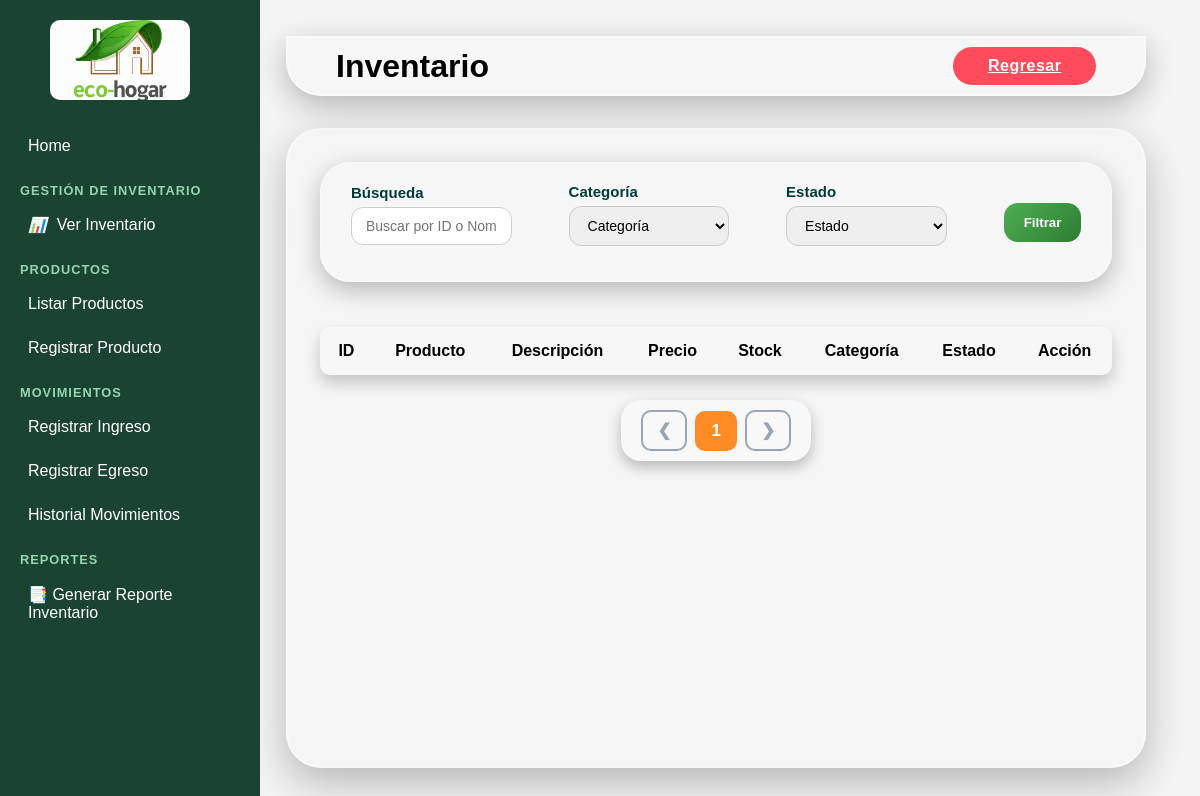
The page /verInventario.php on the database as committed earlier.
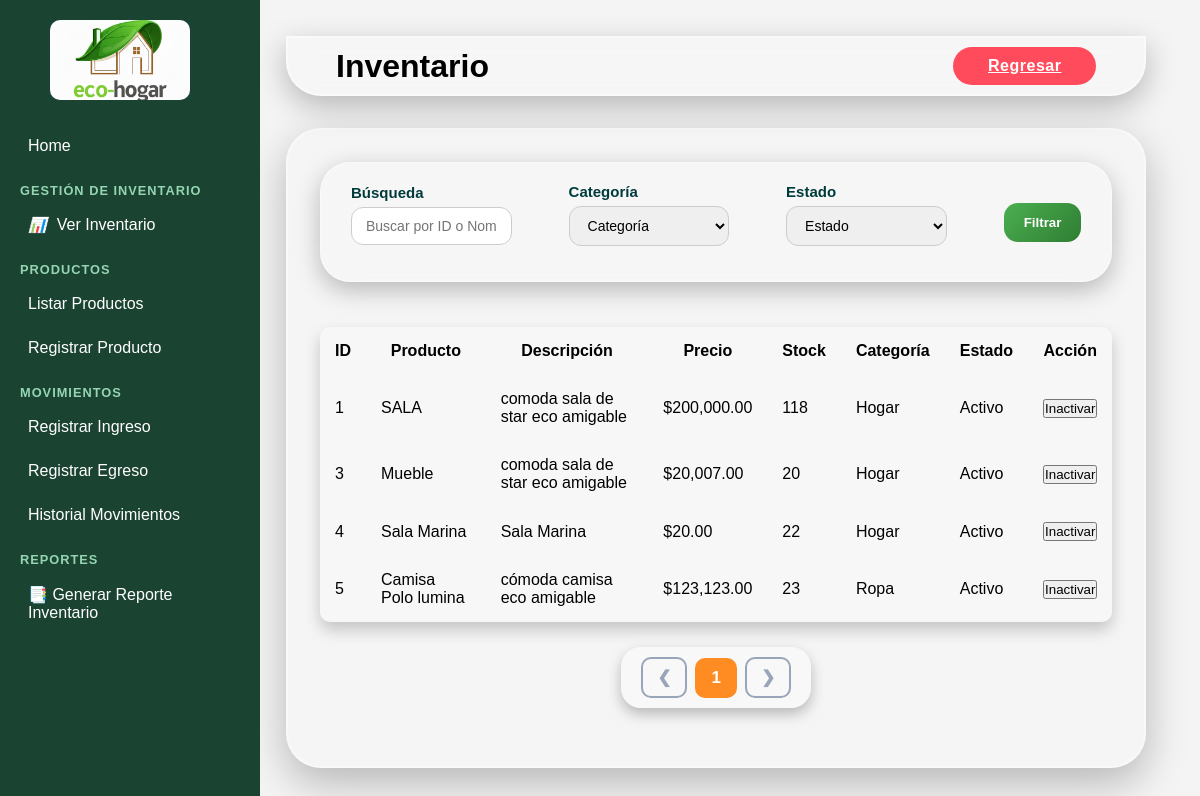
The same page on the database as committed later.
### tables this page shows
CREATE TABLE `productos` (
  `idPro` int(11) NOT NULL,
  `idCatFK` int(11) NOT NULL,
  `nomPro` varchar(100) NOT NULL,
  `desPro` text NOT NULL,
  `preUni` decimal(10,0) NOT NULL,
  `preVen` decimal(10,0) NOT NULL,
  `FecReg` date NOT NULL,
  `stoAct` int(11) NOT NULL,
  `umbMinSo` int(11) NOT NULL,
  `idEstProEnumFK` int(11) NOT NULL
);

CREATE TABLE `categoria_producto` (
  `idCat` int(11) NOT NULL,
  `nomCat` varchar(100) NOT NULL
);

CREATE TABLE `estado_producto` (
  `idEst` int(3) NOT NULL,
  `nomEst` varchar(50) NOT NULL
);

### logica/logica-verInventario.php (called while the page is built, shortened)
<?php
include_once __DIR__ . '/../conexion/conexion.php';
$mensaje = "";
$tipo = "";
$registrosPorPagina = 10;
$paginaActual = isset($_GET['pagina']) ? intval($_GET['pagina']) : 1;
$paginaActual = max(1, $paginaActual);
$offset = ($paginaActual - 1) * $registrosPorPagina;
$where = "WHERE 1=1";
$sql = "
SELECT p.idPro, p.nomPro, p.desPro, p.preUni, p.stoAct,
       c.nomCat,
       ep.nomEst AS estado_nombre,
       p.idEstProEnumFK AS estado_id
FROM productos p
INNER JOIN categoria_producto c ON p.idCatFK = c.idCat
INNER JOIN estado_producto ep ON p.idEstProEnumFK = ep.idEst
$where
ORDER BY p.idPro ASC
LIMIT $registrosPorPagina OFFSET $offset
";
$resultado = $conexion->query($sql);
$sqlTotal = "
SELECT COUNT(*) AS total
FROM productos p
$where
";
$totalReg = $conexion->query($sqlTotal)->fetch_assoc()['total'];
$totalPaginas = ceil($totalReg / $registrosPorPagina);
$categorias = $conexion->query("SELECT * FROM categoria_producto");
return [
    "resultado"      => $resultado,
    "categorias"     => $categorias,
    "mensaje"        => $mensaje,
    "tipo"           => $tipo,
    "paginaActual"   => $paginaActual,
    "totalPaginas"   => $totalPaginas
];

### verInventario.php (the view, shortened to what this page needs)
<?php
$data = include("logica/logica-verInventario.php");
$resultado = $data['resultado'];
$pagina = $data['paginaActual'];
$totalPaginas = $data['totalPaginas'];
?>
<!DOCTYPE html>
<html lang="es">
<head>
    <link rel="stylesheet" href="css/style-verInventario.css">
</head>
<body>
<?php include './components/sidebar.php'; ?>
<main class="content-area">
<header class="topbar">
    <h1>Inventario</h1>
    <a href="inicio.php" class="regresarbtn">Regresar</a>
</header>
<div class="admin-box">
<form method="GET" class="historial-filters">
    <div class="filter-group">
        <label>Búsqueda</label>
        <input type="text" name="buscar" placeholder="Buscar por ID o Nombre"
               value="<?= $_GET['buscar'] ?? '' ?>">
    </div>
    <div class="filter-group">
        <label>Categoría</label>
        <select name="categoria">
            <option value="0">Categoría</option>
        </select>
    </div>
    <div class="filter-group">
        <label>Estado</label>
        <select name="estado">
            <option value="0">Estado</option>
        </select>
    </div>
    <button type="submit" class="btn-filter">Filtrar</button>
</form>
<table>
    <tr>
        <th>ID</th>
        <th>Producto</th>
        <th>Descripción</th>
        <th>Precio</th>
        <th>Stock</th>
        <th>Categoría</th>
        <th>Estado</th>
        <th>Acción</th>
    </tr>
    <?php while ($fila = $resultado->fetch_assoc()): ?>
        <tr>
            <td><?= $fila['idPro'] ?></td>
            <td><?= $fila['nomPro'] ?></td>
            <td><?= $fila['desPro'] ?></td>
            <td>$<?= number_format($fila['preUni'], 2) ?></td>
            <td><?= $fila['stoAct'] ?></td>
            <td><?= $fila['nomCat'] ?></td>
            <td><?= $fila['estado_nombre'] ?></td>
            <td>
                <form method="POST" action="verInventario.php">
                    <?php if ($fila['estado_id'] == 1): ?>
                        <button type="submit" name="cambiar_estado" class="btn-inactivar">
                            Inactivar
                        </button>
                    <?php endif; ?>
                </form>
            </td>
        </tr>
    <?php endwhile; ?>
</table>
<div class="pagination">
    <?php if ($pagina > 1): ?>
        <a href="?pagina=<?= $pagina - 1 ?>&buscar=<?= $_GET['buscar'] ?? '' ?>&categoria=<?= $_GET['categoria'] ?? 0 ?>&estado=<?= $_GET['estado'] ?? 0 ?>">
            &#10094;
        </a>
    <?php else: ?>
        <span class="disabled">&#10094;</span>
    <?php endif; ?>
    <?php for ($i = 1; $i <= $totalPaginas; $i++): ?>
        <?php if ($i == $pagina): ?>
            <span class="active"><?= $i ?></span>
        <?php else: ?>
            <a href="?pagina=<?= $i ?>&buscar=<?= $_GET['buscar'] ?? '' ?>&categoria=<?= $_GET['categoria'] ?? 0 ?>&estado=<?= $_GET['estado'] ?? 0 ?>">
                <?= $i ?>
            </a>
        <?php endif; ?>
    <?php endfor; ?>
    <?php if ($pagina < $totalPaginas): ?>
        <a href="?pagina=<?= $pagina + 1 ?>&buscar=<?= $_GET['buscar'] ?? '' ?>&categoria=<?= $_GET['categoria'] ?? 0 ?>&estado=<?= $_GET['estado'] ?? 0 ?>">
            &#10095;
        </a>
    <?php else: ?>
        <span class="disabled">&#10095;</span>
    <?php endif; ?>
</div>
</div>
</main>
</body>
</html>

### components/sidebar.php (shortened to what this page needs)
<div class="sidebar">
      <div class="sidebar-header">
        <img src="imagenes/logo.png" alt="Logo de la Aplicación" style="border-radius: 10px;">
    </div>
        <nav class="sidebar-nav">
             <ul class="ul">
             <li class="li"><a href="inicio.php">Home</a></li>
             <p class="section-title"> GESTIÓN DE INVENTARIO</p>
                <li class="li"><a href="verInventario.php"><i class="icon">&#128202;</i>Ver Inventario</a></li>
                 <p class="section-title">PRODUCTOS</p>
                 <li class="li"><a href="eliminarProducto.php">Listar Productos</a></li>
                 <li class="li"><a href="registrarProducto.php"> Registrar Producto</a></li>
                 <p class="section-title">MOVIMIENTOS</p>
                <li class="li"><a href="registrarIngreso.php" class="a"> Registrar Ingreso</a></li>
                <li class="li"><a href="registrarEgreso.php"class="a"> Registrar Egreso</a></li>
                <li class="li"><a href="historialMovimientos.php" class="a"> Historial Movimientos</a></li>
                <p class="section-title">REPORTES</p>
            <li class="li"><a href="generarReporteInventario.php" class="a">📑 Generar Reporte Inventario</a></li>
            </ul>
        </nav>
  </div>

### css/style-verInventario.css (style rules this page uses)
* { margin: 0; padding: 0; box-sizing: border-box; font-family: 'Segoe UI', Tahoma, Geneva, Verdana, sans-serif; }
body { background: linear-gradient(135deg, #00f8b6 0%, #006e93 100%); min-height: 100vh; display: flex; flex-direction: column; align-items: center; padding: 1rem; }
header { background: rgba(255, 255, 255, 0.2); backdrop-filter: blur(15px); width: 98%; max-width: 2000px; min-height: 60px; display: flex; align-items: center; justify-content: space-between; border-radius: 0 0 35px 35px; border: 2px solid rgba(255,255,255,0.4); box-shadow: 0 10px 30px rgba(0,0,0,0.25); padding: 0.5rem 3rem; gap: 2rem; }
.regresarbtn { background: #ff4b5c; border: none; color: white; padding: 10px 35px; border-radius: 25px; cursor: pointer; font-size: 1rem; font-weight: 600; letter-spacing: 0.5px; transition: all 0.3s ease; }
.content-area { margin-left: 250px; padding: 20px; width: calc(100% - 250px); }
.admin-box { width: 98%; max-width: 2000px; min-height: 80vh; width: 98%; max-width: 2000px; min-height: 80vh; margin-top: 2rem; padding: 2rem; display: flex; flex-direction: column; justify-content: flex-start; padding-bottom: 40px; align-items: center; border-radius: 35px; border: 2px solid rgba(255,255,255,0.4); background: rgba(255,255,255,0.1); box-shadow: 0 15px 40px rgba(0,0,0,0.25); }
.filter-group { margin-bottom: 15px; }
.filter-group label { display: block; margin-bottom: 5px; font-weight: bold; }
.filter-group select, .filter-group input { width: 100%; padding: 8px; border: 1px solid #ccc; border-radius: 4px; box-sizing: border-box; }
.historial-filters { display: flex; align-items: center; justify-content: space-between; width: 100%; background: rgba(255, 255, 255, 0.18); backdrop-filter: blur(18px) ; -webkit-backdrop-filter: blur(18px) ; padding: 20px 30px; border-radius: 30px; border: 1px solid rgba(255, 255, 255, 0.35); box-shadow: 0 8px 25px rgba(0, 0, 0, 0.25); margin-bottom: 25px; gap: 40px; }
.filter-group { display: flex; flex-direction: column; width: 22%; }
.filter-group label { font-weight: bold; font-size: 15px; color: #003b3b; margin-bottom: 6px; }
.filter-group input, .filter-group select { width: 100%; padding: 10px 14px; border-radius: 12px; border: 1px solid #ccc; font-size: 14px; outline: none; transition: 0.3s ease; }
.btn-filter { padding: 12px 20px; background: linear-gradient(135deg, #4CAF50, #2e7d32); color: white; border: none; border-radius: 14px; cursor: pointer; font-weight: 600; transition: 0.3s ease; }
table { padding: 80px; width: 100%; border-collapse: collapse; margin-top: 20px; justify-self: top; align-self: flex-start; background: rgba(255, 255, 255, 0.2); border-radius: 10px; overflow: hidden; box-shadow: 0 8px 16px rgba(0,0,0,0.2); }
table th { padding: 15px; }
table td { padding: 15px; }
.pagination { display: flex; align-items: center; gap: 8px; margin-top: 25px; padding: 10px 20px; background: rgba(255,255,255,0.3); border-radius: 20px; box-shadow: 0 6px 14px rgba(0,0,0,0.25); }
.pagination a, .pagination span { padding: 8px 14px; border-radius: 10px; font-size: 17px; font-weight: 600; text-decoration: none; color: #0a2a5a; border: 2px solid #0a2a5a; transition: 0.25s; }
.pagination .active { background: #ff8c22; color: white !important; border-color: #ff8c22; }
.pagination .disabled { opacity: 0.4; pointer-events: none; }
table { padding: 0; width: 100%; }

### css/sidebar.css (style rules this page uses)
* { margin: 0; padding: 0; box-sizing: border-box; font-family: "Poppins", sans-serif; }
body { display: flex; background: #f4f4f4; }
img { margin-left: 30px; height: 80px; width: 140px; object-fit: cover; }
.sidebar { width: 260px; height: 100vh; position: fixed; top: 0; left: 0; background-color: #1B4332; color: white; padding: 20px; font-family: Arial, sans-serif; overflow-y: auto; }
.sidebar-nav .ul { list-style: none; padding: 0; margin-top: 25px; }
.sidebar-nav .ul .li { margin: 10px 0; }
.sidebar-nav .ul .li a { display: flex; align-items: center; gap: 10px; color: white; text-decoration: none; font-size: 16px; padding: 8px; border-radius: 8px; transition: 0.2s ease-in-out; }
.icon { font-size: 15px; }
.section-title { margin-top: 20px; font-size: 0.8rem; color: #95D5B2; text-transform: uppercase; letter-spacing: 1px; font-weight: bold; }

Rows that differ between the two databases and show on the page:
now on this page (row edited): productos: idPro "1", nomPro "SALA", desPro "comoda sala de star eco amigable", preUni "200,000.00", stoAct "118", idCatFK.nomCat "Hogar", idEstProEnumFK.nomEst "Activo", shows "Inactivar"
now on this page (row edited): productos: idPro "3", nomPro "Mueble", desPro "comoda sala de star eco amigable", preUni "20,007.00", stoAct "20", idCatFK.nomCat "Hogar", idEstProEnumFK.nomEst "Activo", shows "Inactivar"
now on this page (row edited): productos: idPro "4", nomPro "Sala Marina", desPro "Sala Marina", preUni "20.00", stoAct "22", idCatFK.nomCat "Hogar", idEstProEnumFK.nomEst "Activo", shows "Inactivar"
added productos: idPro "5", nomPro "Camisa Polo lumina", desPro "cómoda camisa eco amigable", preUni "123,123.00", stoAct "23", idCatFK.nomCat "Ropa", idEstProEnumFK.nomEst "Activo", shows "Inactivar"
